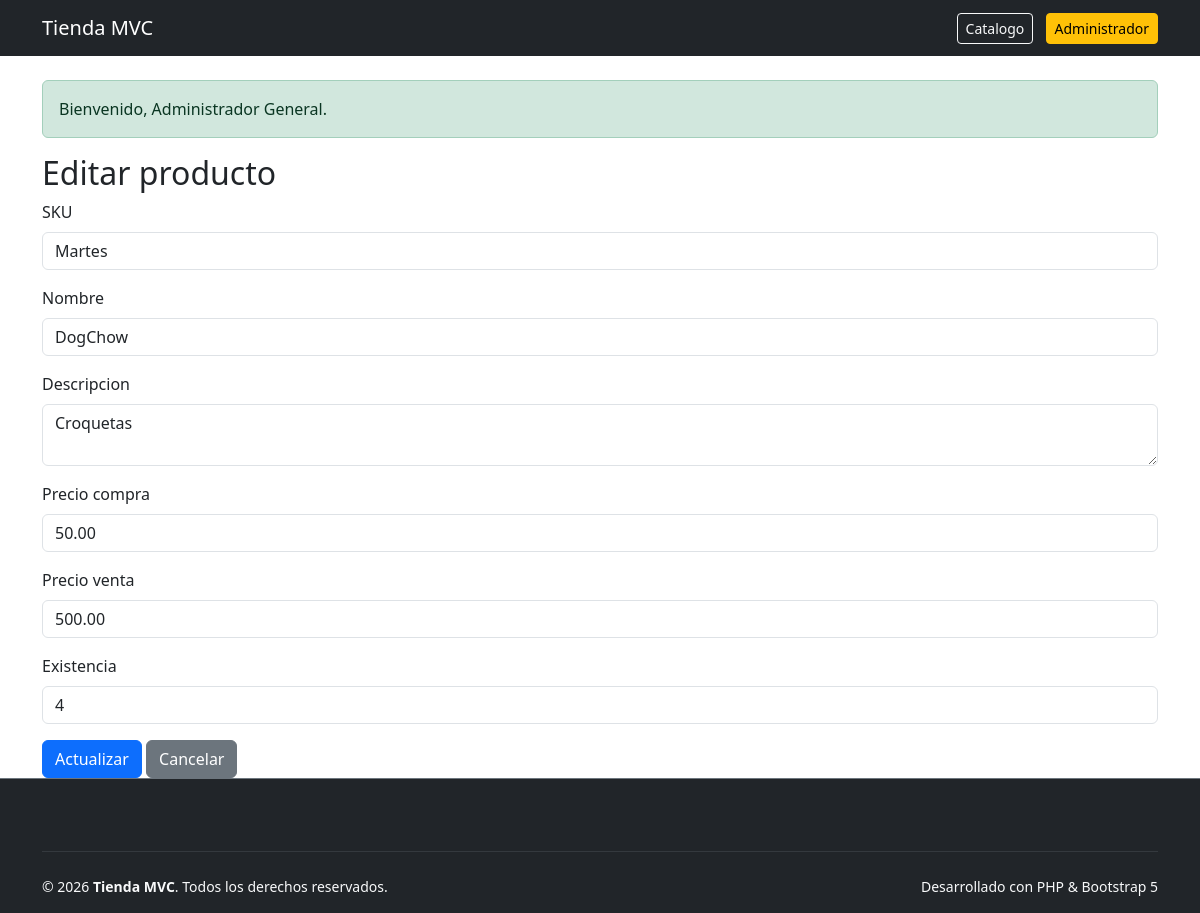
/productos/edit&id=3 (signed in), run on the app's committed database.
### tables this page shows
CREATE TABLE `productos` (
  `id` int(11) NOT NULL AUTO_INCREMENT,
  `sku` varchar(50) NOT NULL,
  `nombre` varchar(100) NOT NULL,
  `descripcion` text NOT NULL,
  `precio_compra` decimal(10,2) NOT NULL,
  `precio_venta` decimal(10,2) NOT NULL,
  `existencia` int(11) NOT NULL DEFAULT 0,
  `create_at` timestamp NULL DEFAULT current_timestamp(),
  `updated_at` timestamp NULL DEFAULT current_timestamp() ON UPDATE current_timestamp(),
  PRIMARY KEY (`id`),
  UNIQUE KEY `sku` (`sku`)
);

### controllers/ProductoController.php (called while the page is built, shortened)
<?php
class ProductoController
{
    private ProductoModel $productoModel;
    public function __construct()
    {
        $this->productoModel = new ProductoModel();
    }
    public function edit(): void
    {
        $id = (int)($_GET['id'] ?? 0);
        $producto = $this->productoModel->obtenerPorId($id);
        require_once __DIR__ . '/../views/productos/edit.php';
    }
}

### config/Autoload.php (called while the page is built, shortened)
<?php
spl_autoload_register(function ($class) {
    $baseDir = __DIR__ .'/../';
    $class = str_replace('\\','/', $class);
    $parts = explode('/', $class);
    if (!empty($parts)) {
        $parts[0] = strtolower($parts[0]);
    }
    $file = $baseDir . implode('/', $parts) . '.php';
});
?>

### config/Database.php (called while the page is built, shortened)
<?php
    class database {
        private string $host = "localhost:3307";
        private string $dbname = "tienda_mvc";
        private string $username = "root";
        private string $password = "";
        private string $charset = 'utf8mb4';
public function connect(): PDO {
        try {
        $dsn = "mysql:host={$this->host};dbname={$this->dbname};charset={$this->charset}";
        $pdo = new PDO($dsn, $this->username, $this->password);
        $pdo->setAttribute(PDO::ATTR_ERRMODE, PDO::ERRMODE_EXCEPTION);
        $pdo->setAttribute(PDO::ATTR_DEFAULT_FETCH_MODE, PDO::FETCH_ASSOC);
        return $pdo;
        } catch (PDOException $e) {
        die('Error de conexión: ' . $e->getMessage());
        }
    }
}
?>

### models/ProductoModel.php (called while the page is built, shortened)
<?php
class ProductoModel
{
    private PDO $conexion;
    public function __construct()
    {
        $db = new Database();
        $this->conexion = $db->connect();
    }
    public function obtenerPorId(int $id): ?array
    {
        try {
            $sql = 'SELECT * FROM productos WHERE id = :id LIMIT 1';
            $stmt = $this->conexion->prepare($sql);
            $stmt->bindParam(':id', $id, PDO::PARAM_INT);
            $stmt->execute();
            $producto = $stmt->fetch();
            return $producto ?: null;
        } catch (PDOException $e) {
            return null;
        }
    }
}

### views/productos/edit.php (the view, shortened to what this page needs)
<?php require_once __DIR__ . '/../layouts/header.php'; ?>
<h2>Editar producto</h2>
<form action="../productos/update" method="POST">
    <div class="mb-3">
        <label class="form-label">SKU</label>
        <input type="text" name="sku" class="form-control" value="<?= htmlspecialchars($producto['sku']); ?>" required>
    </div>
    <div class="mb-3">
        <label class="form-label">Nombre</label>
        <input type="text" name="nombre" class="form-control" value="<?= htmlspecialchars($producto['nombre']); ?>" required>
    </div>
    <div class="mb-3">
        <label class="form-label">Descripcion</label>
        <textarea name="descripcion" class="form-control" required><?= htmlspecialchars($producto['descripcion']) ?></textarea>
    </div>
    <div class="mb-3">
        <label class="form-label">Precio compra</label>
        <input type="number" step="0.01" name="precio_compra" class="form-control"
        value="<?= htmlspecialchars((string)$producto['precio_compra']); ?>" required>
    </div>
    <div class="mb-3">
        <label class="form-label">Precio venta</label>
        <input type="number" step="0.01" name="precio_venta" class="form-control"
        value="<?= htmlspecialchars((string)$producto['precio_venta']); ?>" required>
    </div>
    <div class="mb-3">
        <label class="form-label">Existencia</label>
        <input type="number" name="existencia" class="form-control" value="<?= (int)$producto['existencia']; ?>" required>
    </div>
    <button type="submit" class="btn btn-primary">Actualizar</button>
    <a href="../productos" class="btn btn-secondary">Cancelar</a>
</form>
<?php require_once __DIR__ . '/../layouts/footer.php'; ?>

### data on the page
productos: sku "Martes", nombre "DogChow", descripcion "Croquetas", precio_compra "50.00", precio_venta "500.00", existencia "4"

### other printed values
$_SESSION['success'] "Bienvenido, Administrador General."
